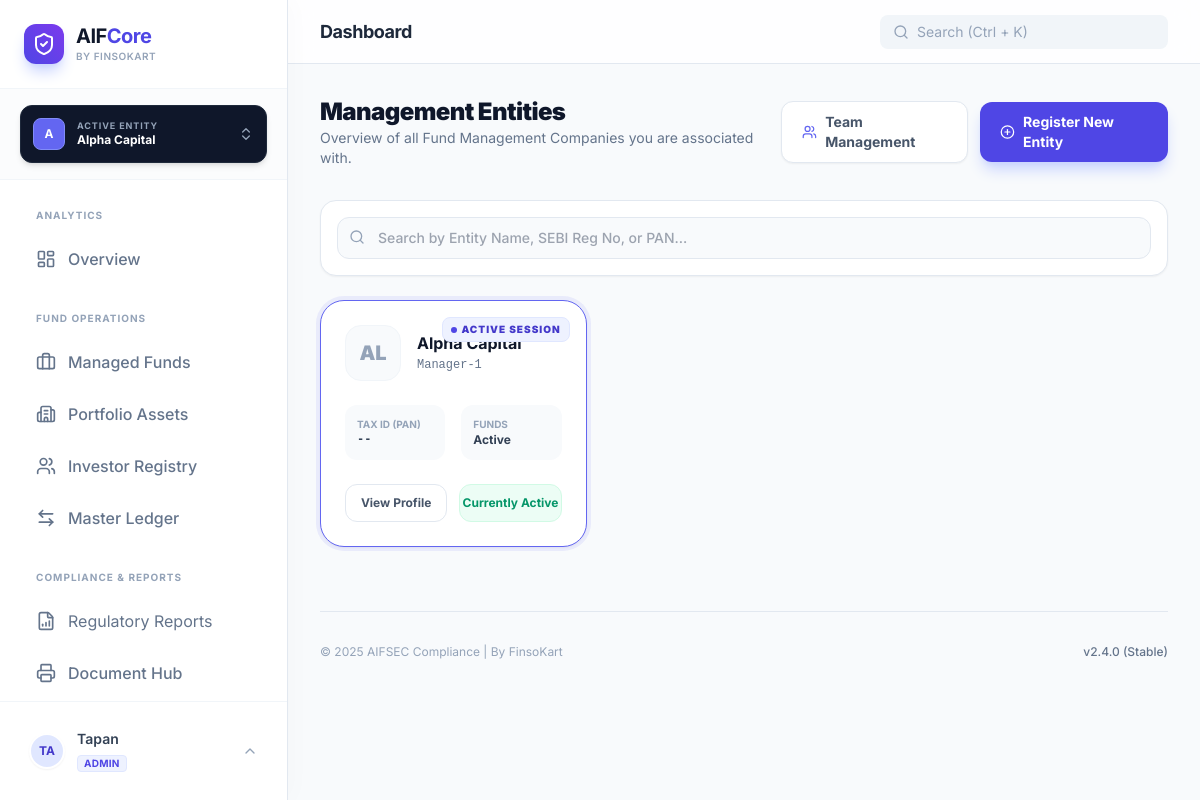
Before: /portal/managers/ (signed in) with the older database file.
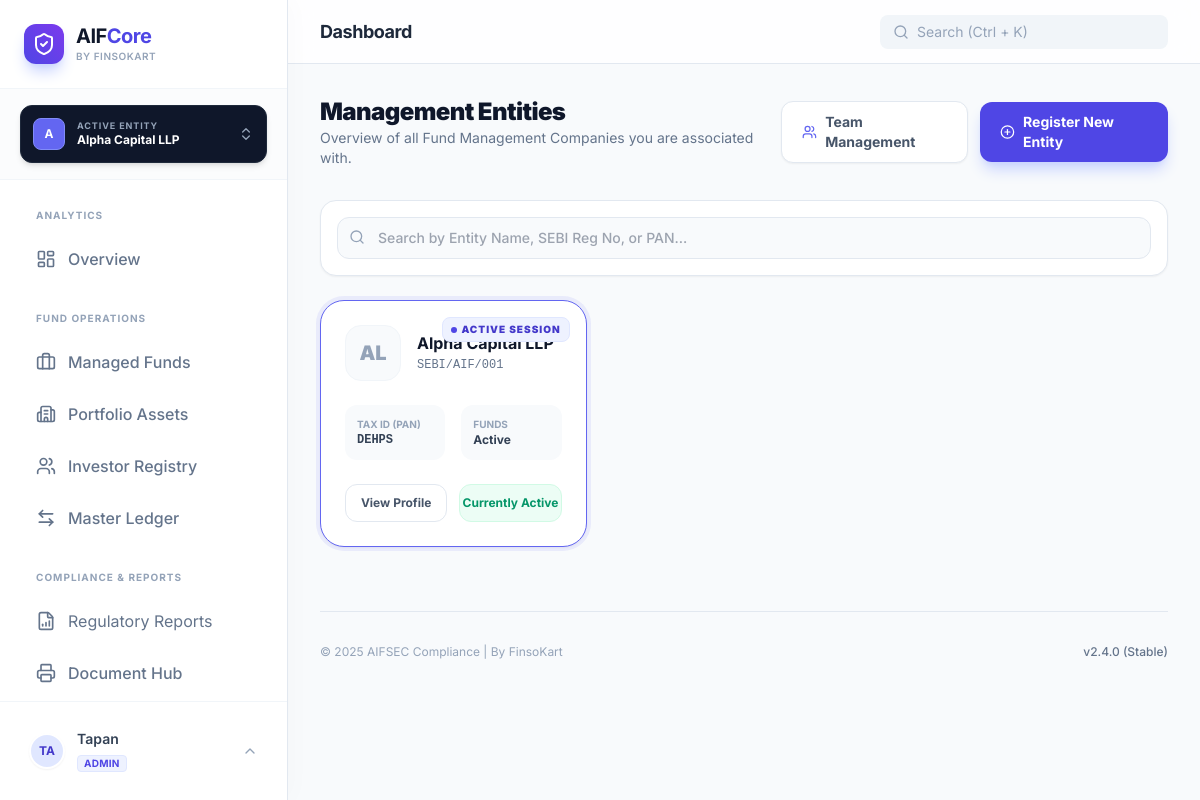
After: the same page with the newer database file.
### manager_entities/models.py (models this page shows, shortened)
class ManagerEntity(models.Model):
    name = models.CharField(max_length=255, unique=True)
    sebi_manager_registration_no = models.CharField(max_length=64, blank=True, null=True)
    cin = models.CharField(max_length=21, blank=True, null=True)
    pan = models.CharField(max_length=10, blank=True, null=True)
    gstin = models.CharField(max_length=15, blank=True, null=True)
    registered_address = models.TextField(blank=True, null=True)
    contact_email = models.EmailField(blank=True, null=True)
    contact_phone = models.CharField(max_length=20, blank=True, null=True)
    created_at = models.DateTimeField(auto_now_add=True)
    class Meta:
        ordering = ["name"]
        verbose_name = "Manager Entity"
        verbose_name_plural = "Manager Entities"

### manager_entities/views.py (the view)
# urls.py: path("", views.manager_list, name="manager_list"),
@login_required
def manager_list(request):
    q = (request.GET.get("q") or "").strip()
    qs = ManagerEntity.objects.filter(members__user=request.user)
    if q:
        qs = qs.filter(
            Q(name__icontains=q) |
            Q(sebi_manager_registration_no__icontains=q) |
            Q(pan__icontains=q)
        )
    page = Paginator(qs.order_by("name"), 25).get_page(request.GET.get("page"))
    return render(request, "manager_entities/manager_list.html", {
        "managers": page.object_list,
        "page_obj": page,
        "is_paginated": page.paginator.num_pages > 1
    })

### manager_entities/context.py (called while the page is built)
def active_manager_processor(request):
    if not request.user.is_authenticated:
        return {}
    memberships = EntityMembership.objects.filter(user=request.user).select_related('entity')
    active_id = request.session.get('active_entity_id')
    active_membership = None
    if active_id:
        active_membership = memberships.filter(entity_id=active_id).first()
    if not active_membership and memberships.exists():
        active_membership = memberships.first()
        request.session['active_entity_id'] = active_membership.entity.id
    return {
        'active_manager': active_membership.entity if active_membership else None,
        'user_role': active_membership.role if active_membership else None,
        'available_managers': [m.entity for m in memberships]
    }

### templates/manager_entities/manager_list.html (shortened to what the changed rows need)
{% extends 'base.html' %}
{% block content %}
<div class="flex flex-col md:flex-row md:items-center justify-between gap-4 mb-8">
    <div>
        <h1 class="text-2xl font-black text-slate-900 tracking-tight">Management Entities</h1>
    </div>
</div>
<div class="grid grid-cols-1 md:grid-cols-2 lg:grid-cols-3 gap-6">
    {% for manager in managers %}
    <div class="bg-white rounded-3xl border {% if manager.id == request.session.active_entity_id %}border-indigo-500 ring-4 ring-indigo-500/10{% else %}border-slate-200 hover:border-indigo-200{% endif %} shadow-sm p-6 relative group transition-all">
        {% if manager.id == request.session.active_entity_id %}
        <div class="absolute top-4 right-4 bg-indigo-50 text-indigo-700 px-2 py-1 rounded-lg text-[10px] font-black uppercase tracking-widest border border-indigo-100 flex items-center gap-1">
            <span class="w-1.5 h-1.5 rounded-full bg-indigo-600 animate-pulse"></span> Active Session
        </div>
        {% endif %}
        <div class="flex items-center gap-4 mb-6">
            <div class="w-14 h-14 rounded-2xl bg-slate-50 border border-slate-100 flex items-center justify-center text-xl font-black text-slate-400 uppercase">
                {% if manager.logo %}
                    <img src="{{ manager.logo.url }}" class="w-full h-full object-cover rounded-2xl">
                {% else %}
                    {{ manager.name|slice:":2" }}
                {% endif %}
            </div>
            <div>
                <h3 class="font-bold text-slate-900 leading-tight">{{ manager.name }}</h3>
                <p class="text-xs text-slate-500 font-mono mt-1">{{ manager.sebi_manager_registration_no|default:"No Reg ID" }}</p>
            </div>
        </div>
        <div class="grid grid-cols-2 gap-4 mb-6">
            <div class="p-3 bg-slate-50 rounded-xl">
                <p class="text-[10px] text-slate-400 font-bold uppercase">Tax ID (PAN)</p>
                <p class="text-xs font-bold text-slate-700 font-mono">{{ manager.pan|default:"--" }}</p>
            </div>
            <div class="p-3 bg-slate-50 rounded-xl">
                <p class="text-[10px] text-slate-400 font-bold uppercase">Funds</p>
                <p class="text-xs font-bold text-slate-700">{{ manager.fund_set.count }} Active</p>
            </div>
        </div>
        <div class="flex items-center gap-3">
            <a href="{% url 'manager_entities:manager_detail' manager.pk %}" class="flex-1 py-2.5 rounded-xl border border-slate-200 text-xs font-bold text-slate-600 text-center hover:bg-slate-50 transition-colors">
                View Profile
            </a>
            {% if manager.id != request.session.active_entity_id %}
            <a href="{% url 'manager_entities:switch_manager' manager.pk %}" class="flex-1 py-2.5 rounded-xl bg-slate-900 text-xs font-bold text-white text-center hover:bg-slate-800 transition-colors shadow-lg shadow-slate-200">
                Switch To
            </a>
            {% else %}
            <button disabled class="flex-1 py-2.5 rounded-xl bg-emerald-50 text-xs font-bold text-emerald-600 text-center border border-emerald-100 cursor-default">
                Currently Active
            </button>
            {% endif %}
        </div>
    </div>
    {% endfor %}
</div>
{% endblock %}

### templates/base.html (shortened to what the changed rows need)
<!DOCTYPE html>
<html lang="en">
<head>
    <script src="https://cdn.tailwindcss.com"></script>
</head>
<body class="text-slate-900 antialiased selection:bg-indigo-100 selection:text-indigo-700">
    <div class="flex h-screen overflow-hidden">
        <aside class="w-72 bg-white border-r border-slate-200 flex flex-col z-20 shadow-[4px_0_24px_rgba(0,0,0,0.02)] h-screen">
            <div class="p-6 border-b border-slate-100 flex items-center gap-3">
                <div>
                    <h1 class="font-bold text-xl tracking-tight text-slate-900 leading-tight">AIF<span class="text-indigo-600">Core</span></h1>
                </div>
            </div>
            <div class="px-5 py-4 border-b border-slate-100 bg-slate-50/50" x-data="{ switchOpen: false }">
                <div class="relative">
                    <button @click="switchOpen = !switchOpen" class="w-full flex items-center justify-between p-3 bg-slate-900 text-white rounded-xl shadow-md hover:bg-slate-800 transition-all group border border-slate-800">
                        <div class="flex items-center gap-3 overflow-hidden">
                            <div class="w-8 h-8 rounded-lg bg-indigo-500 flex items-center justify-center font-bold text-xs shrink-0 border border-indigo-400">
                                {{ active_manager.name|slice:":1"|upper }}
                            </div>
                            <div class="text-left overflow-hidden">
                                <p class="text-[9px] font-bold text-slate-400 uppercase tracking-widest leading-none mb-0.5">Active Entity</p>
                                <p class="text-xs font-bold truncate text-white w-28">{{ active_manager.name|default:"Select Entity" }}</p>
                            </div>
                        </div>
                    </button>
                </div>
            </div>
        </aside>
        <main class="flex-1 flex flex-col h-screen overflow-hidden bg-[#f8fafc]">
            <header class="h-16 bg-white/80 backdrop-blur-md border-b border-slate-200 flex items-center justify-between px-8 z-10 sticky top-0">
                <div class="flex items-center gap-4">
                    <h2 class="text-lg font-bold text-slate-800 tracking-tight">{% block page_title %}Dashboard{% endblock %}</h2>
                </div>
            </header>
            <section class="flex-1 overflow-y-auto p-8 scroll-smooth">
                {% block content %}{% endblock %}
            </section>
        </main>
    </div>
</body>
</html>

Changed rows visible on the page:
changed ManagerEntity "AL": name "Alpha Capital" → "Alpha Capital LLP"; sebi_manager_registration_no "Manager-1" → "SEBI/AIF/001"; pan "--" → "DEHPS"
